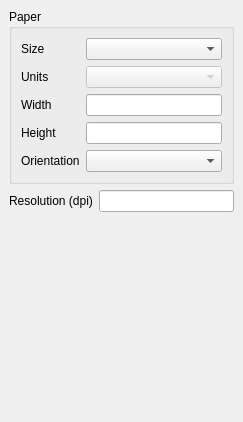
<ui version="4.0" >
 <class>QgsCompositionWidgetBase</class>
 <widget class="QWidget" name="QgsCompositionWidgetBase" >
  <property name="geometry" >
   <rect>
    <x>0</x>
    <y>0</y>
    <width>243</width>
    <height>422</height>
   </rect>
  </property>
  <property name="sizePolicy" >
   <sizepolicy vsizetype="Expanding" hsizetype="Expanding" >
    <horstretch>0</horstretch>
    <verstretch>0</verstretch>
   </sizepolicy>
  </property>
  <property name="windowTitle" >
   <string>Composition</string>
  </property>
  <layout class="QGridLayout" >
   <property name="leftMargin" >
    <number>9</number>
   </property>
   <property name="topMargin" >
    <number>9</number>
   </property>
   <property name="rightMargin" >
    <number>9</number>
   </property>
   <property name="bottomMargin" >
    <number>9</number>
   </property>
   <property name="horizontalSpacing" >
    <number>6</number>
   </property>
   <property name="verticalSpacing" >
    <number>6</number>
   </property>
   <item row="0" column="0" colspan="2" >
    <widget class="QGroupBox" name="groupBox" >
     <property name="title" >
      <string>Paper</string>
     </property>
     <layout class="QGridLayout" >
      <property name="leftMargin" >
       <number>9</number>
      </property>
      <property name="topMargin" >
       <number>9</number>
      </property>
      <property name="rightMargin" >
       <number>9</number>
      </property>
      <property name="bottomMargin" >
       <number>9</number>
      </property>
      <property name="horizontalSpacing" >
       <number>6</number>
      </property>
      <property name="verticalSpacing" >
       <number>6</number>
      </property>
      <item row="4" column="1" >
       <widget class="QComboBox" name="mPaperOrientationComboBox" >
        <property name="enabled" >
         <bool>true</bool>
        </property>
        <property name="sizePolicy" >
         <sizepolicy vsizetype="Fixed" hsizetype="Expanding" >
          <horstretch>0</horstretch>
          <verstretch>0</verstretch>
         </sizepolicy>
        </property>
       </widget>
      </item>
      <item row="3" column="1" >
       <widget class="QLineEdit" name="mPaperHeightLineEdit" />
      </item>
      <item row="2" column="1" >
       <widget class="QLineEdit" name="mPaperWidthLineEdit" />
      </item>
      <item row="1" column="1" >
       <widget class="QComboBox" name="mPaperUnitsComboBox" >
        <property name="enabled" >
         <bool>false</bool>
        </property>
        <property name="sizePolicy" >
         <sizepolicy vsizetype="Fixed" hsizetype="Expanding" >
          <horstretch>0</horstretch>
          <verstretch>0</verstretch>
         </sizepolicy>
        </property>
       </widget>
      </item>
      <item row="0" column="1" >
       <widget class="QComboBox" name="mPaperSizeComboBox" >
        <property name="enabled" >
         <bool>true</bool>
        </property>
        <property name="sizePolicy" >
         <sizepolicy vsizetype="Fixed" hsizetype="Expanding" >
          <horstretch>0</horstretch>
          <verstretch>0</verstretch>
         </sizepolicy>
        </property>
       </widget>
      </item>
      <item row="4" column="0" >
       <widget class="QLabel" name="textLabel7" >
        <property name="sizePolicy" >
         <sizepolicy vsizetype="Preferred" hsizetype="Preferred" >
          <horstretch>0</horstretch>
          <verstretch>0</verstretch>
         </sizepolicy>
        </property>
        <property name="text" >
         <string>Orientation</string>
        </property>
        <property name="buddy" >
         <cstring>mPaperOrientationComboBox</cstring>
        </property>
       </widget>
      </item>
      <item row="3" column="0" >
       <widget class="QLabel" name="textLabel6" >
        <property name="sizePolicy" >
         <sizepolicy vsizetype="Preferred" hsizetype="Preferred" >
          <horstretch>0</horstretch>
          <verstretch>0</verstretch>
         </sizepolicy>
        </property>
        <property name="text" >
         <string>Height</string>
        </property>
        <property name="buddy" >
         <cstring>mPaperHeightLineEdit</cstring>
        </property>
       </widget>
      </item>
      <item row="2" column="0" >
       <widget class="QLabel" name="textLabel4" >
        <property name="sizePolicy" >
         <sizepolicy vsizetype="Preferred" hsizetype="Preferred" >
          <horstretch>0</horstretch>
          <verstretch>0</verstretch>
         </sizepolicy>
        </property>
        <property name="text" >
         <string>Width</string>
        </property>
        <property name="buddy" >
         <cstring>mPaperWidthLineEdit</cstring>
        </property>
       </widget>
      </item>
      <item row="1" column="0" >
       <widget class="QLabel" name="textLabel5" >
        <property name="sizePolicy" >
         <sizepolicy vsizetype="Preferred" hsizetype="Preferred" >
          <horstretch>0</horstretch>
          <verstretch>0</verstretch>
         </sizepolicy>
        </property>
        <property name="text" >
         <string>Units</string>
        </property>
        <property name="buddy" >
         <cstring>mPaperUnitsComboBox</cstring>
        </property>
       </widget>
      </item>
      <item row="0" column="0" >
       <widget class="QLabel" name="textLabel3" >
        <property name="sizePolicy" >
         <sizepolicy vsizetype="Preferred" hsizetype="Preferred" >
          <horstretch>0</horstretch>
          <verstretch>0</verstretch>
         </sizepolicy>
        </property>
        <property name="text" >
         <string>Size</string>
        </property>
        <property name="buddy" >
         <cstring>mPaperSizeComboBox</cstring>
        </property>
       </widget>
      </item>
     </layout>
    </widget>
   </item>
   <item row="2" column="0" colspan="2" >
    <spacer>
     <property name="orientation" >
      <enum>Qt::Vertical</enum>
     </property>
     <property name="sizeType" >
      <enum>QSizePolicy::Expanding</enum>
     </property>
     <property name="sizeHint" >
      <size>
       <width>223</width>
       <height>41</height>
      </size>
     </property>
    </spacer>
   </item>
   <item row="1" column="0" >
    <widget class="QLabel" name="textLabel1" >
     <property name="sizePolicy" >
      <sizepolicy vsizetype="Preferred" hsizetype="Preferred" >
       <horstretch>0</horstretch>
       <verstretch>0</verstretch>
      </sizepolicy>
     </property>
     <property name="text" >
      <string>Resolution (dpi)</string>
     </property>
     <property name="buddy" >
      <cstring>mResolutionLineEdit</cstring>
     </property>
    </widget>
   </item>
   <item row="1" column="1" >
    <widget class="QLineEdit" name="mResolutionLineEdit" />
   </item>
  </layout>
 </widget>
 <layoutdefault spacing="6" margin="11" />
 <resources/>
 <connections/>
</ui>
